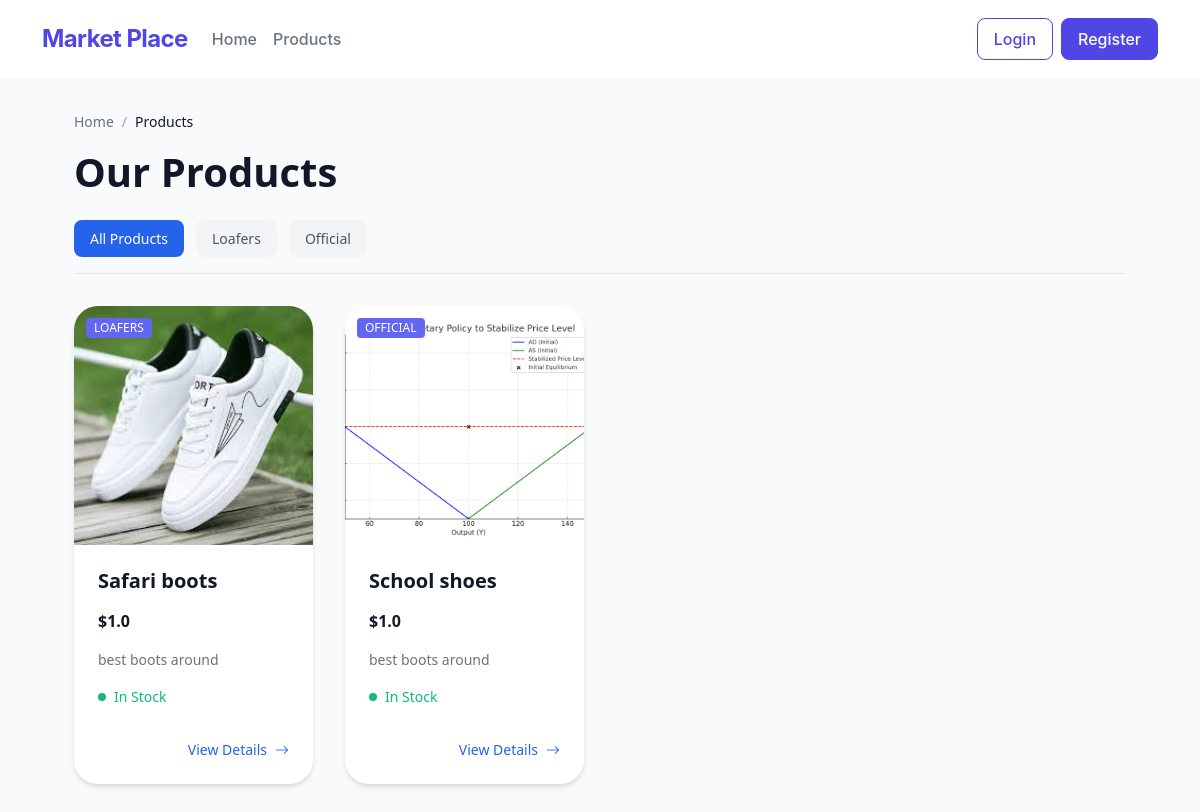
/products, run on an earlier commit of the app's database.
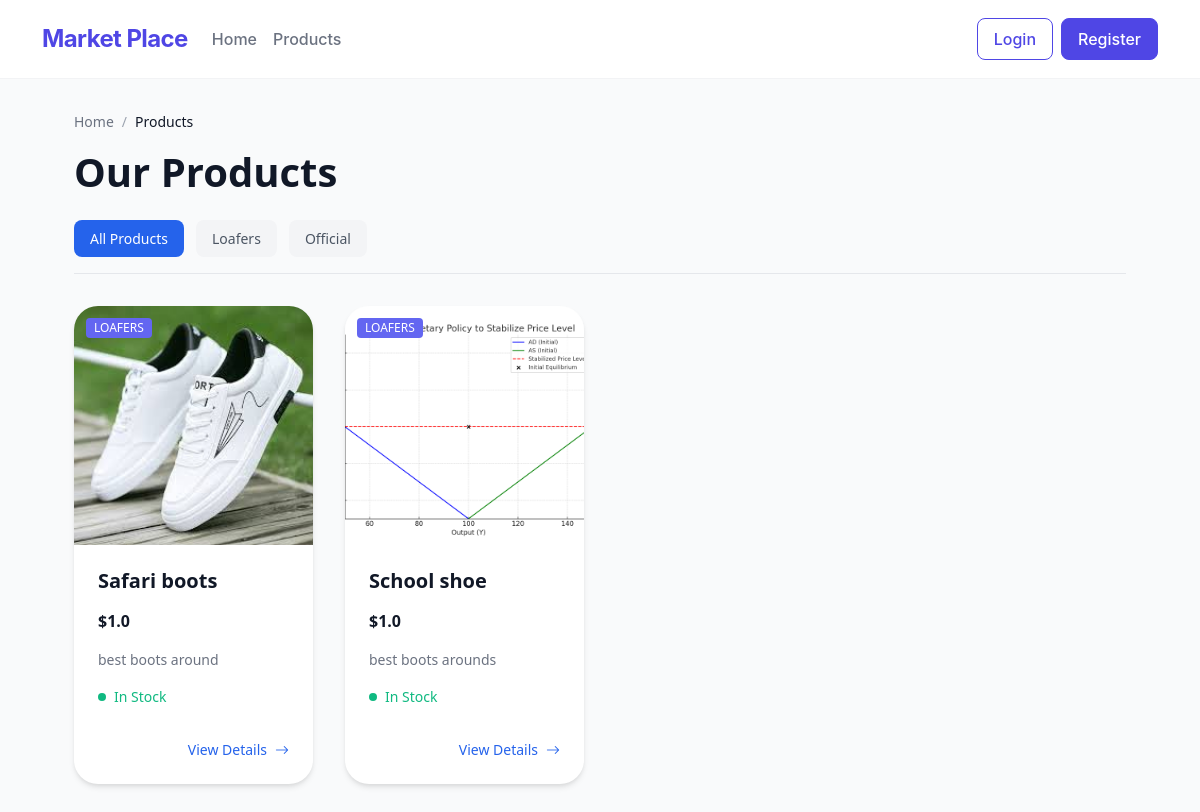
And on a later commit of the database.
### app.py (models this page shows)
class Product(db.Model):
    __tablename__ = 'products'
    id = db.Column(db.Integer, primary_key=True)
    name = db.Column(db.String(100), nullable=False)
    description = db.Column(db.String(500), nullable=True)
    price = db.Column(db.Float, nullable=False)
    stock_quantity = db.Column(db.Integer, nullable=False)
    category_id = db.Column(db.Integer, db.ForeignKey('categories.id'), nullable=False)
    order_items = db.relationship('OrderItem', backref='product', lazy=True)
    images = db.relationship('ProductImage', backref='product', lazy=True)

class Category(db.Model):
    __tablename__ = 'categories'
    id = db.Column(db.Integer, primary_key=True)
    name = db.Column(db.String(100), unique=True, nullable=False)
    description = db.Column(db.String(500))
    products = db.relationship('Product', backref='category', lazy=True)

class ProductImage(db.Model):
    __tablename__ = 'product_images'
    id = db.Column(db.Integer, primary_key=True)
    product_id = db.Column(db.Integer, db.ForeignKey('products.id'), nullable=False)
    image_url = db.Column(db.String(200), nullable=False)

### app.py (the view)
@app.route('/products')
def products():
    category_id = request.args.get('category_id', type=int)
    selected_category = None
    if category_id:
        selected_category = Category.query.get_or_404(category_id)
        products = Product.query.filter_by(category_id=category_id).all()
    else:
        products = Product.query.all()
    categories = Category.query.all()
    return render_template('products.html',
                           products=products,
                           categories=categories,
                           selected_category=selected_category)

### app.py (called while the page is built)
def get_cart_unique_items():
    if 'user_id' in session:
        order = Order.query.filter_by(user_id=session['user_id'], status="Pending").first()
        if order:
            return OrderItem.query.filter_by(order_id=order.id).count()
    return 0

@app.context_processor
def inject_cart_count():
    return dict(cart_count=get_cart_unique_items())

### templates/products.html (shortened to what this page needs)
{% extends 'base.html' %}
{% block content %}
<div class="products-container">
    <nav class="breadcrumb">
        <a href="{{ url_for('home') }}">Home</a>
        <span>/</span>
        <span class="current">Products</span>
    </nav>
    <div class="products-header">
        <h1>Our Products</h1>
        <div class="category-nav">
            <a href="{{ url_for('products') }}"
               class="category-link {% if not selected_category %}active{% endif %}">
                All Products
            </a>
            {% for category in categories %}
            <a href="{{ url_for('products', category_id=category.id) }}"
               class="category-link {% if selected_category and selected_category.id == category.id %}active{% endif %}">
                {{ category.name }}
            </a>
            {% endfor %}
        </div>
    </div>
    <div class="products-grid">
        {% for product in products %}
        <div class="product-card">
            <div class="product-image">
                <div class="image-badges">
                    <span class="badge category">{{ product.category.name }}</span>
                </div>
                {% if product.images %}
                    <img src="{{ url_for('static', filename='uploads/' + product.images[0].image_url) }}"
                         alt="Image of {{ product.name }}">
                {% else %}
                    <div class="no-image">
                        <i class="bi bi-image"></i>
                        <p>No image available</p>
                    </div>
                {% endif %}
            </div>
            <div class="product-content">
                <h2 class="product-title">
                    <a href="{{ url_for('product_detail', product_id=product.id) }}">{{ product.name }}</a>
                </h2>
                <div class="price-section">
                    <span class="current-price">${{ product.price }}</span>
                </div>
                <p class="product-description">{{ product.description|truncate(100) }}</p>
                <div class="stock-status {% if product.stock_quantity > 0 %}in-stock{% else %}out-of-stock{% endif %}">
                    <div class="stock-indicator">
                        <div class="indicator-dot"></div>
                        {% if product.stock_quantity > 0 %}
                            <span>In Stock</span>
                        {% else %}
                            <span>Out of Stock</span>
                        {% endif %}
                    </div>
                </div>
                <div class="product-actions">
                    <a href="{{ url_for('product_detail', product_id=product.id) }}" class="view-details">
                        View Details
                        <i class="bi bi-arrow-right"></i>
                    </a>
                </div>
            </div>
        </div>
        {% else %}
        <div class="no-products">
            <p>No products found in this category.</p>
        </div>
        {% endfor %}
    </div>
</div>
{% endblock %}

What changed in the data, as far as the page shows it:
changed Product: category.name "OFFICIAL" → "LOAFERS"; name "School shoes" → "School shoe"; description "best boots around" → "best boots arounds"
